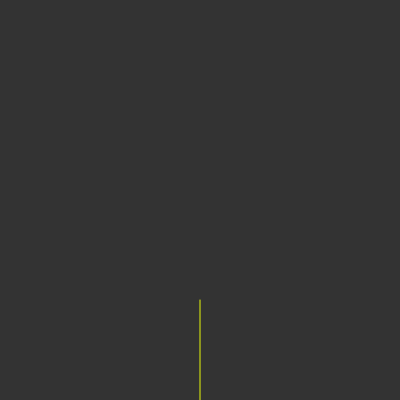
Frame 1 (no input)
Frame 60 (no input): identical to frame 1, image omitted
Frame 120 (the mouse pressed at the canvas centre since frame 60): identical to frame 1, image omitted

The p5.js sketch that drew this single still picture (run headless with seeded random() and noise() and a simulated clock; from frame 60 on, the mouse is pressed at the canvas centre):

// p5.js sketch
// ── sketch.js
//veriables: A B
//axiom: A
//rules: (A -> AB), (B -> A)
var angle;
var axiom = "F";
var sentence = axiom;
var len = 100;

var rules = []
rules[0] = {
  a: "F",
  b: "FF+[+F-F-F[A]]-[-F+F+F]"
}
rules[1]= {
  a: "A",
  b: "TB"
}


// rules[1] = {
//   a: "B",
//   b: "A"
// }

function generate() {
  len *= 0.5;
  var nextSentence = "";
  for (var i = 0; i < sentence.length; i++) {
    var current = sentence.charAt(i);
    var found = false;
    for (var j = 0; j < rules.length; j++) {
      if (current == rules[j].a) {
        found = true;
        nextSentence += rules[j].b;
        break;
      }
    }
    if (!found) {
      nextSentence += current;
    }

  }

  sentence = nextSentence;
  createP(sentence);
  turtle();
}

function setup() {
  createCanvas(400, 400);
  angle = radians(25);
  background(51);
  createP(axiom);
  turtle();
  var button = createButton("generate");
  button.mousePressed(generate);
}

function turtle() {

  resetMatrix();
  translate(width / 2, height);
//  stroke(Math.floor((Math.random() * 255) + 1),Math.floor((Math.random() * 255) + 1),Math.floor((Math.random() * 255) + 1));
  for(var i = 0; i < sentence.length; i++){
    var current = sentence.charAt(i);

    if(current == "F"){
       stroke(Math.floor((Math.random() * 255) + 1),Math.floor((Math.random() * 255) + 1),Math.floor((Math.random() * 255) + 1));
      line(0,0,0,-len);
      translate(0, -len);
    }  else if (current == "+"){
      rotate(angle);
    } else if (current == "-"){
      rotate(-angle);
    } else if (current == "["){
      push();
    } else if (current == "]"){
      pop();
    } else if (current == "B"){
      noStroke();
      if(Math.floor(Math.random() * 3)){
          fill(255,69,0);
      }else{
          fill(34,139,34);
      }

      ellipse(0, 0, 5 , 5);
    } else if (current == "T"){
      if(Math.floor(Math.random() * 2)){
        rotate(angle/4);
      }else{
          rotate(-angle/4);
      }
      stroke(Math.floor((Math.random() * 255) + 1),Math.floor((Math.random() * 255) + 1),Math.floor((Math.random() * 255) + 1));
     line(0,0,0,-len/2);
     translate(0, -len/2);

    }


  }
}



function draw() {

}
